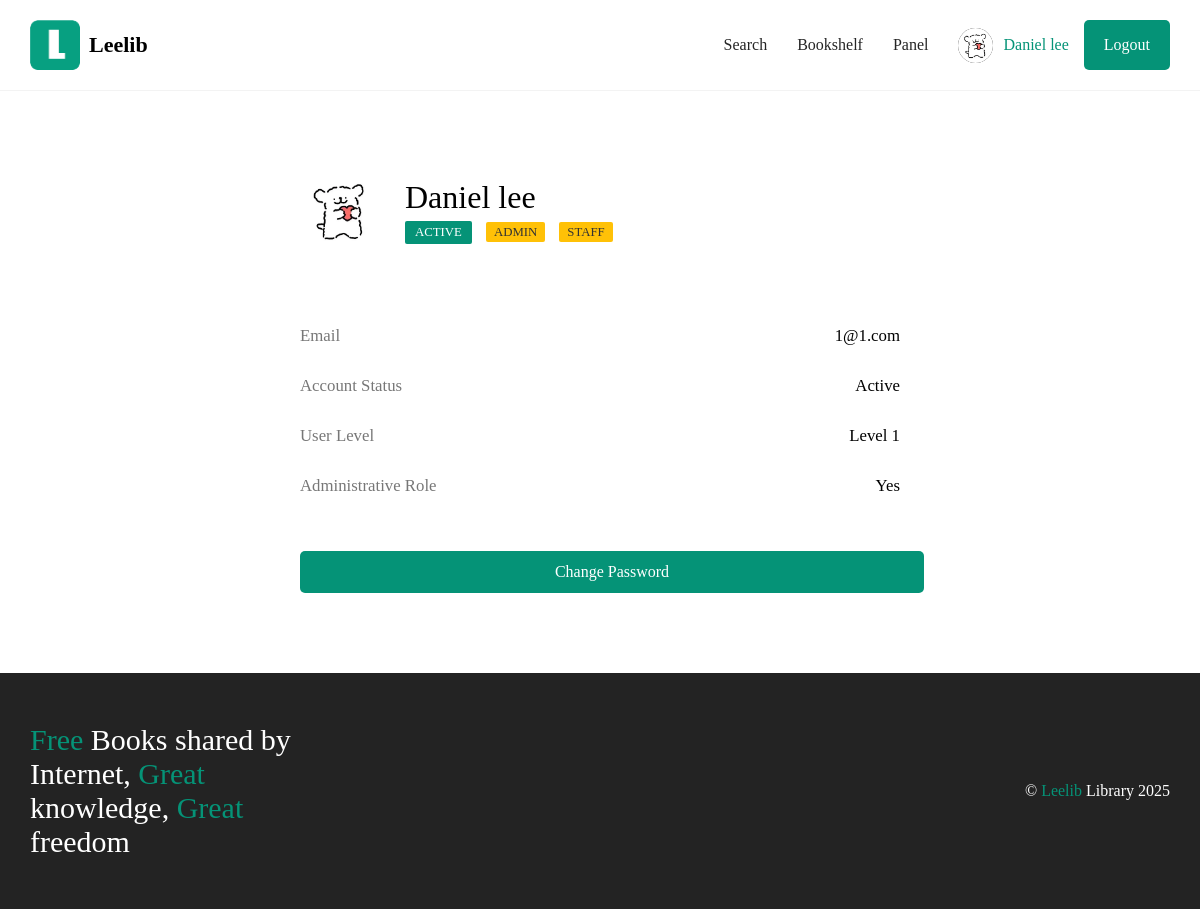
The page /portfolio/ (signed in) on the database as committed earlier.
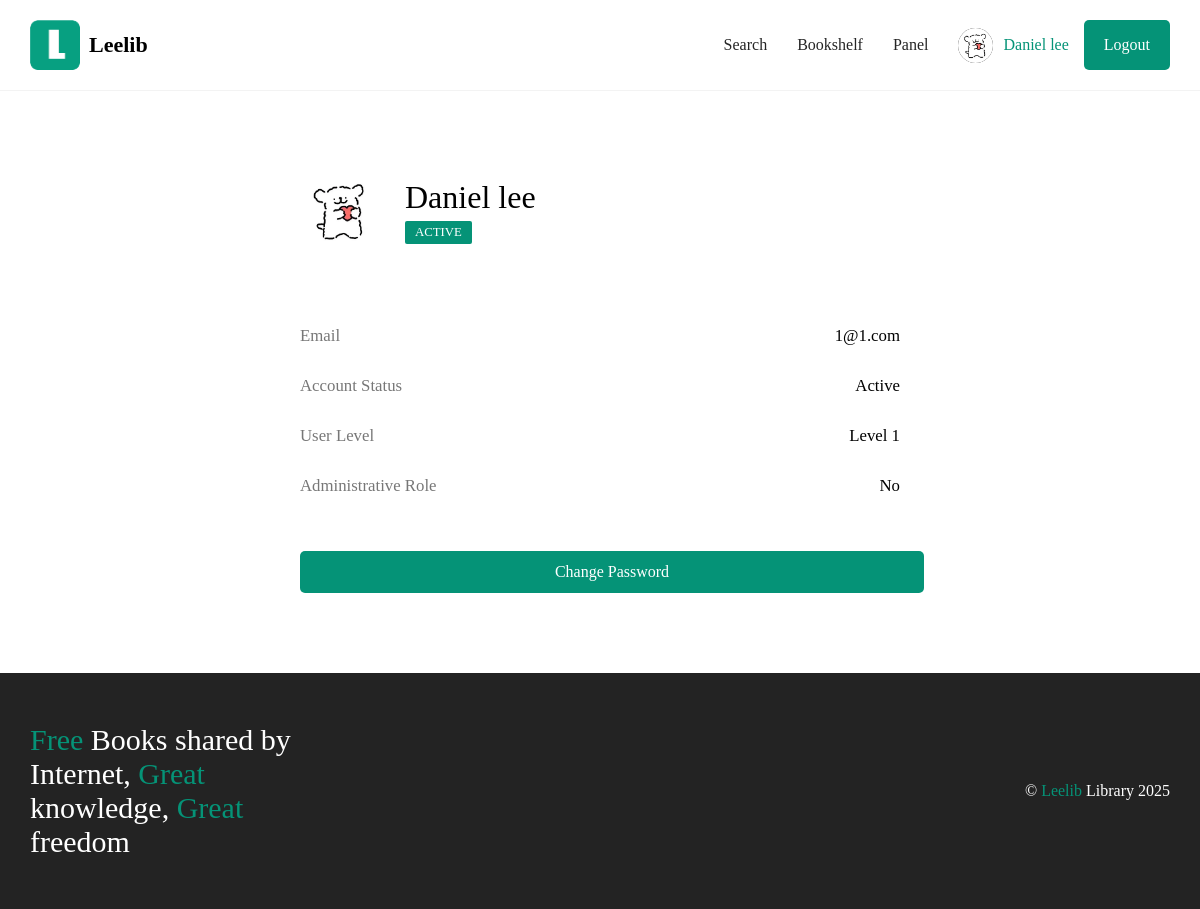
The same page on the database as committed later.
### login/models.py (models this page shows, shortened)
class User(AbstractBaseUser, PermissionsMixin):
    first_name = models.CharField(max_length=50)
    last_name = models.CharField(max_length=50)
    email = models.EmailField(unique=True)
    password = models.CharField(max_length=255)
    privilege = models.IntegerField(default=1)
    is_active = models.BooleanField(default=False)
    is_staff = models.BooleanField(default=False)  # 用于区分管理用户
    is_superuser = models.BooleanField(default=False)  # 用于超级管理员权限
    USERNAME_FIELD = 'email'  # 使用 email 作为用户名字段
    REQUIRED_FIELDS = ['first_name', 'last_name']  # 必填字段
    objects = UserManager()  # 为 User 类绑定自定义的 Manager

### Leelib/views.py (the view)
# urls.py: path('portfolio/', views.portfolio, name='portfolio'),
def portfolio(request):
    return render(request, 'portfolio.html')

### templates/portfolio.html
{% extends 'base.html' %}
{% block content %}
    {% load static %}
    <main class="mainpage">
        <div class="profile-container">
        <div class="header-section">
            <img src="{% static 'img/ava.png' %}" alt="User Avatar" class="avatar">
            <div>
                <h1 class="user-name">{{ user.first_name }} {{ user.last_name }}</h1>
                {% if user.is_active %}
                <span class="status-badge">Active</span>
                {% endif %}
            {% if user.is_superuser %}
                <span class="admin-tag">ADMIN</span>
            {% endif %}
            {% if user.is_staff %}
                <span class="admin-tag">STAFF</span>
            {% endif %}
            </div>
        </div>
        <ul class="info-list">
            <li>
                <span class="info-label">Email</span>
                <span class="info-value">{{ user.email }}</span>
            </li>
            <li>
                <span class="info-label">Account Status</span>
                <span class="info-value">{% if user.is_active %}Active{% else %}Inactive{% endif %}</span>
            </li>
            <li>
                <span class="info-label">User Level</span>
                <span class="info-value">Level {{ user.privilege }}</span>
            </li>
            <li>
                <span class="info-label">Administrative Role</span>
                <span class="info-value">{% if user.is_superuser %}Yes{% else %}No{% endif %}</span>
            </li>
        </ul>
        <a href="{% url 'modifypsw' %}" class="action-button">Change Password</a>
    </div>
    </main>
{% endblock %}

### templates/base.html (shortened to what this page needs)
{% load static %}
<!DOCTYPE html>
<html>
<head>
</head>
<link rel="stylesheet" href="{% static 'style.css' %}">
<body style="margin-top: 0px!important;" lang="">
<header>
    <div class="navbar">
        <div class="logo">
            <a href="/" style="text-decoration: none;cursor: pointer;">
                <div class="logoimg">
                    <img src="{% static 'img/logo.png' %}" alt="">
                </div>
                <h1>Leelib</h1>
            </a>
        </div>
        <div class="navright drop">
            <div class="dropdown">
                <a href="{% url 'books_search' %}" class="navitem">Search</a>
                {% if request.user.is_authenticated %}
                    <a class="navitem" href="{% url 'books_bookself' %}">Bookshelf</a>
                    <a class="navitem" href="{% url 'admin_book' %}">Panel</a>
                {% endif %}
                <div class="userinfo">
                    {% if request.user.is_authenticated %}
                        <div class="userimgname">
                            <img src="{% static 'img/ava.png' %}" alt="">
                        <a href="{% url 'portfolio' %}" id="username">{{ user.first_name }} {{ user.last_name }}</a>
                        </div>
                        <a href="{% url 'logout' %}">
                            <button class="loginbtn">Logout</button>
                        </a>
                    {% else %}
                        <a href="{% url 'login' %}" class="replace-link">
                            <button class="loginbtn">Login</button>
                        </a>
                    {% endif %}
                </div>
            </div>
        </div>
    </div>
</header>
<body>
{% block content %}
{% endblock %}
<div class="footer">
    <h2>
        <span>Free</span> Books shared by Internet, <span>Great</span> knowledge, <span>Great</span> freedom
    </h2>
    <p>&copy <span>Leelib</span> Library 2025</p>
</div>
</body>

### static/style.css (style rules this page uses)
* { margin: 0; padding: 0; }
body { height: 100%; display: flex; flex-direction: column; min-height: 100vh; }
body * { font-family: "Microsoft YaHei" !important; }
.navbar { display: flex; justify-content: space-between; padding: 20px 30px; border-bottom: .5px solid #f3f3f3; }
.logoimg { width: 50px; height: 50px; display: inline-block; }
.logoimg img { width: 100%; height: 100%; border-radius: 7px; }
.logo h1 { display: inline-block; line-height: 50px; height: 50px; font-size: 22px; font-weight: bold; margin-left: 5px; color: #000; }
.logo .logoimg, .logo h1 { display: inline-block; vertical-align: middle; }
.loginbtn { background: #059377; border: none; height: 50px; color: #fff; padding: 0 20px; border-radius: 5px; font-size: 16px; cursor: pointer; margin-left: 15px; }
.navright img { border-radius: 50%; background: #000; width: 35px; height: 35px; line-height: 50px; margin-right: 10px; }
.navright, .dropdown { display: flex; align-items: center; flex-wrap: wrap; }
.navitem { font-size: 16px; color: #252525; text-decoration: none; margin-right: 30px; }
.userinfo { display: flex; align-items: center; }
#username { color: #059377; text-decoration: none; line-height: 50px; }
.userimgname { display: flex; align-items: center; }
.mainpage { width: 80%; margin: 0 auto; padding-top: 40px; }
.footer { margin-top: 40px; background: #232323; padding: 50px 30px; display: flex; justify-content: space-between; align-items: center; flex-wrap: wrap; }
.footer > h2 { color: #fff; width: 290px; font-size: 30px; font-weight: normal; }
.footer > p { color: #fff; }
.footer span { color: #059377; }
.profile-container { background-color: white; border-radius: 8px; padding: 40px; width: 100%; max-width: 600px; margin: 0 auto; }
.header-section { display: flex; align-items: center; border-bottom: 1px solid var(--border-color); padding-bottom: 30px; margin-bottom: 30px; }
.avatar { width: 80px; height: 80px; border-radius: 50%; object-fit: cover; margin-right: 25px; border: 2px solid var(--border-color); }
.user-name { font-size: 2em; font-weight: lighter; margin: 0; }
.status-badge { display: inline-block; margin-top: 5px; padding: 4px 10px; background-color: #059377; color: white; border-radius: 2px; font-size: 0.8em; text-transform: uppercase; }
.info-list { list-style: none; padding: 0; margin: 0; }
.info-list li { display: flex; justify-content: space-between; padding: 15px 0; border-bottom: 1px solid var(--light-gray); font-size: 1.05em; }
.info-list li:last-child { border-bottom: none; }
.info-label { font-weight: 500; color: #777; }
.info-value { color: var(--text-color); }
.action-button { display: block; width: 100%; margin-top: 40px; padding: 12px; background-color: #059377; color: white; border: none; border-radius: 5px; cursor: pointer; text-decoration: none; text-align: center; transition: background-color 0.2s; }
@media (min-width: 1024px) { .dropdown { display: flex; } }

Rows that differ between the two databases and show on the page:
changed User "Daniel": is_superuser True → False (drawn); is_staff True → False (drawn)
Other text that changed with them:
text no longer shown: "ADMIN STAFF Yes"
text now shown: "No"
